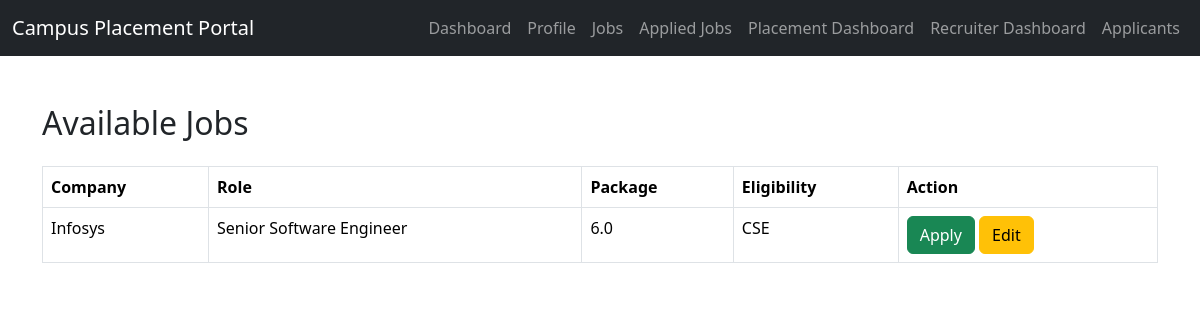
Page /jobs on the committed database.
### tables this page shows
CREATE TABLE Jobs (
    JobID INTEGER PRIMARY KEY AUTOINCREMENT,
    Company TEXT NOT NULL,
    Role TEXT NOT NULL,
    Package REAL,
    Eligibility TEXT,
    CreatedDate TIMESTAMP DEFAULT CURRENT_TIMESTAMP
);

### Backend/app.py (the view)
@app.route('/jobs')
def jobs():
    conn = get_db_connection()
    cursor = conn.cursor()
    cursor.execute(
        "SELECT * FROM Jobs"
    )
    jobs = cursor.fetchall()
    conn.close()
    return render_template(
        'jobs.html',
        jobs=jobs
    )

### Backend/db.py (called while the page is built)
def get_db_connection():
    conn = sqlite3.connect(DB_PATH)
    conn.row_factory = sqlite3.Row
    return conn

### Backend/templates/jobs.html (shortened to what this page needs)
<!DOCTYPE html>
<html>
<head>
    <link href="https://cdn.jsdelivr.net/npm/bootstrap@5.3.3/dist/css/bootstrap.min.css" rel="stylesheet">
</head>
<body>
{% include 'navbar.html' %}
<div class="container mt-5">
    <h2>Available Jobs</h2>
    <table class="table table-bordered mt-4">
        <thead>
            <tr>
                <th>Company</th>
                <th>Role</th>
                <th>Package</th>
                <th>Eligibility</th>
		<th>Action</th>
            </tr>
        </thead>
        <tbody>
        {% for job in jobs %}
    <tr>
            <td>{{ job["Company"] }}</td>
            <td>{{ job["Role"] }}</td>
            <td>{{ job["Package"] }}</td>
            <td>{{ job["Eligibility"] }}</td>
	<td>
   	      <button
       	           class="btn btn-success applyBtn"
                   data-jobid="{{ job['JobID'] }}">
                   Apply
              </button>
              <a
                   href="/edit-job/{{ job['JobID'] }}"
                   class="btn btn-warning">
                   Edit
              </a>
        </td>
    </tr>
        {% endfor %}
        </tbody>
    </table>
</div>
</body>
</html>

### rows in the picture
Jobs: Company "Infosys", Role "Senior Software Engineer", Package "6.0", Eligibility "CSE"
